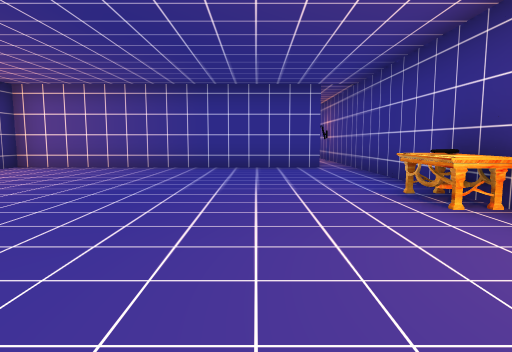
view 1 (above)

16 first-person views from a walk through a scene from a Unity 3-D project. The camera is 1.3 m above the floor, tilts 6° down and sees 75° across. Doors are open. The floor is counted in squares, 2 m on a side. Each view is taken from the middle of a square. On the plan, view 1 faces up. The plan holds only what a view shows up to about 10 squares ahead; the rest is blank. The place goes on beyond the plan. The player character is not drawn.

view 2
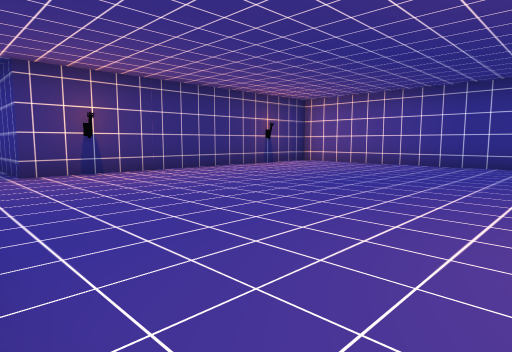

view 3
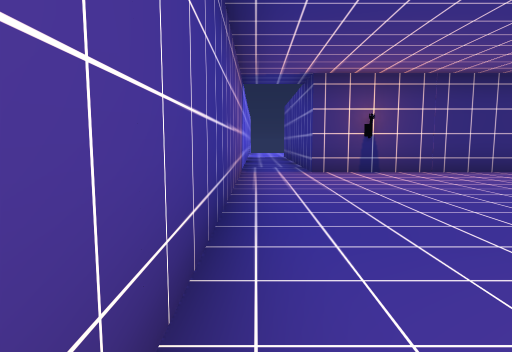

view 4
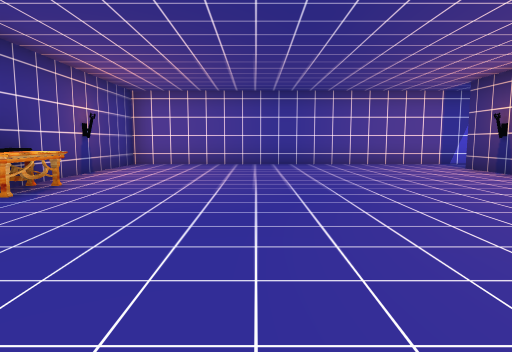

view 5
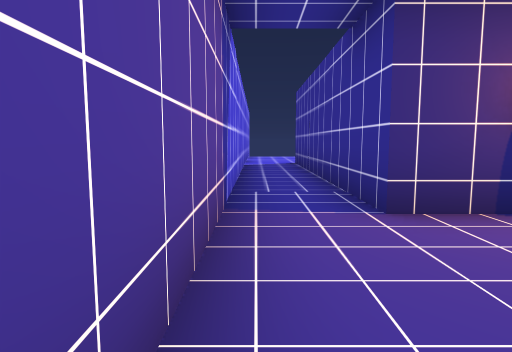

view 6
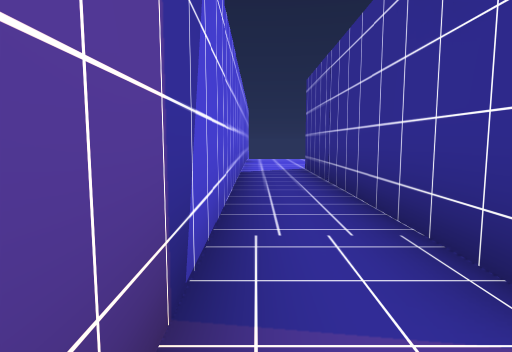

view 7
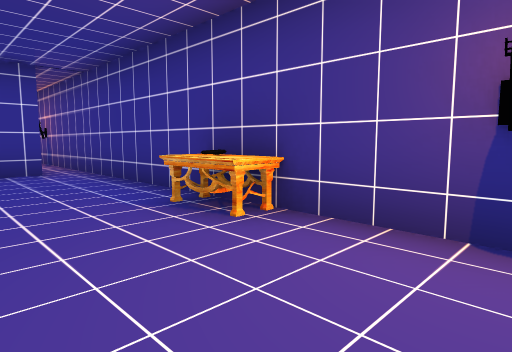

view 8
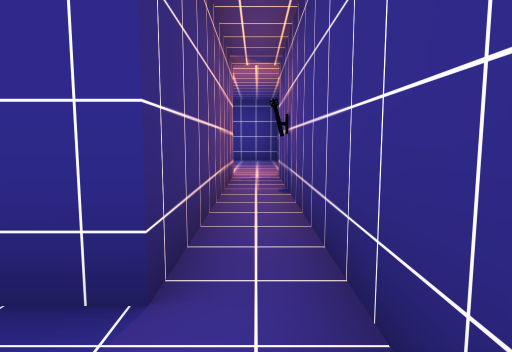

view 9
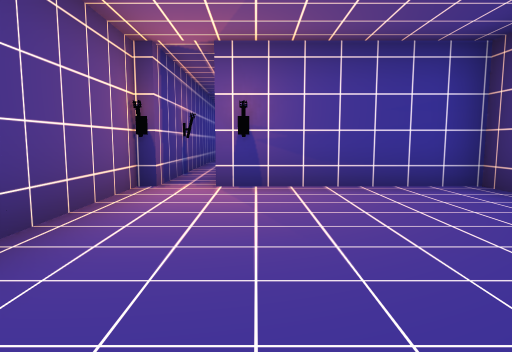

view 10
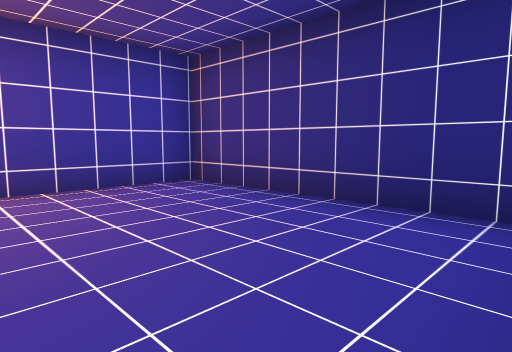

view 11
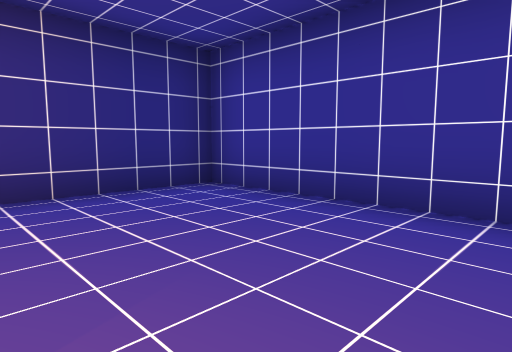

view 12
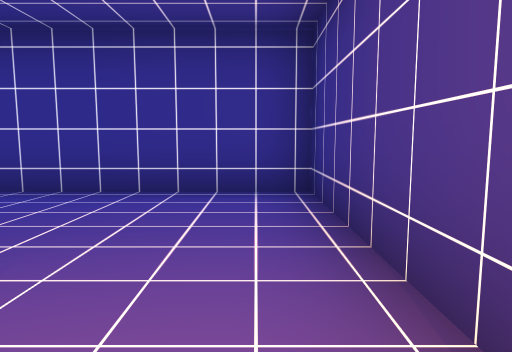

view 13
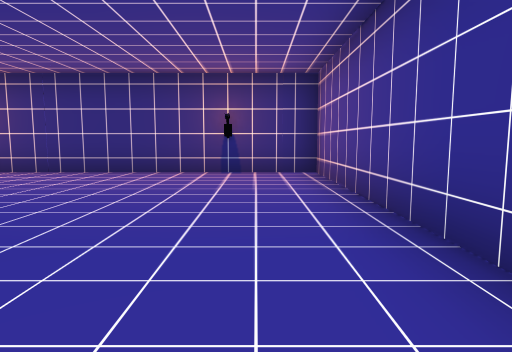

view 14
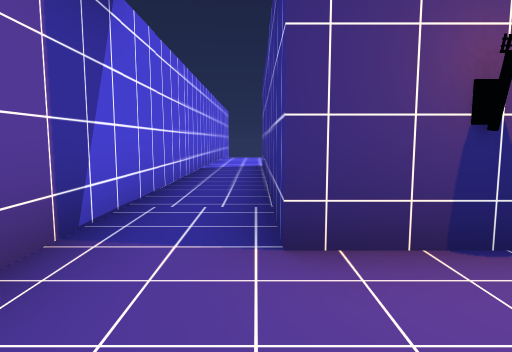

view 15
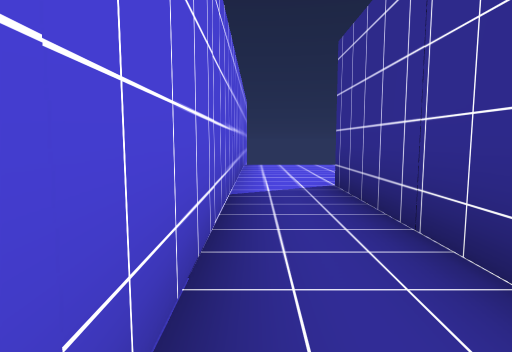

view 16
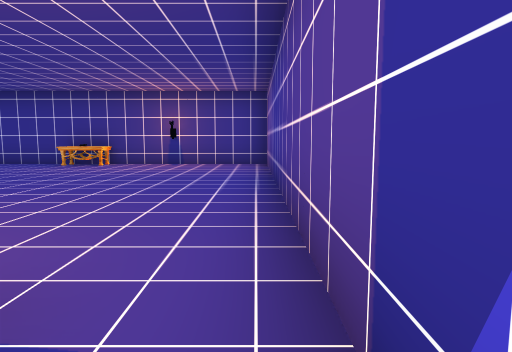

### Floor plan
Points are (right, up) in squares from view 1. A wall is a line through its corners. A room is listed if a view was taken in it or the views show most of it. See-through windows are left out.
Room 1 (views 1, 2, 3, 4, 5, 6, 7, 8, 13, 14)
walls: (-6, -1.3) (2.4, -1.3) (2.4, 12.4); (1.6, 13.3) (1.6, 8.3) (-5.9, 8.3) (-5.9, 0.2)
ways out: open door at (2, 13) to room 2; open door at (-6, -0.5) to room 3
objects: other object (-6, 1); table (2, 3); other object (2, 4)
Room 2 (views 9, 10, 11, 12)
walls: (2.7, 13.5) (2.7, 18.3) (-2.2, 18.3) (-2.2, 13.3) (1.6, 13.3); (2.4, 12.4) (2.4, 13.4)
ways out: open door at (2, 13) to room 1
objects: other object (1, 13)
Room 3 (views 15, 16)
walls: (-12.9, -1.3) (-6, -1.3); (-5.9, 0.2) (-13, 0.2)
ways out: open door at (-6, -0.5) to room 1; open door at (-13, -0.5)

Positions as (right, up) in squares from view 1, and headings:
1: (0, 0), facing up
2: (1, -1), facing up-left
3: (1, -1), facing left
4: (-1, 8), facing down
5: (-3, -1), facing left
6: (-5, -1), facing left
7: (0, 1), facing up-right
8: (2, 7), facing up
9: (1, 18), facing down
10: (1, 18), facing down-left
11: (2, 15), facing up-left
12: (2, 14), facing up
13: (1, 7), facing left
14: (-4, 0), facing left
15: (-8, -1), facing left
16: (-7, -1), facing right
